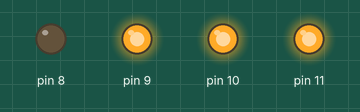
This sketch was run on a simulated Arduino Mega 2560, built with avr-gcc and run on an emulated ATmega2560. On the bench: output pins drawn as LEDs (lit = HIGH).

Above: at 0.5 s.
At 2.5 s:
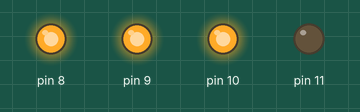
At 3.5 s:
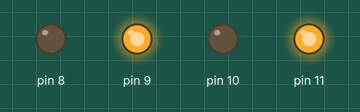
At 4.5 s:
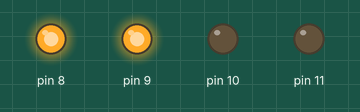
At 6.5 s:
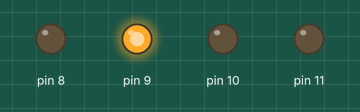
At 8.5 s:
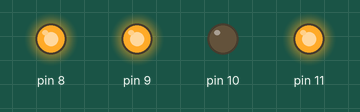
Timing chart, 0 to 9.1 s (numbered marks = the images above):
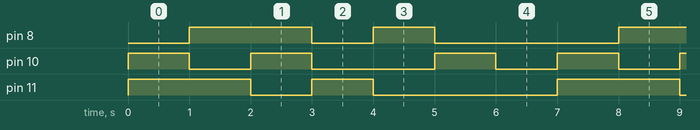

The sketch:

rgbled.ino
```cpp
#include "Pin.h"
#include "RgbLed.h"

OutputPin red(8);
PowerPin power(9);
OutputPin green(10);
OutputPin blue(11);

RgbLed<PowerPin> led(red, power, green, blue);

void setup()
{
    led.setup();
    Pin::ValidateSingleUsage();
    Component::CheckSetup();
}

void loop()
{
    constexpr int msdelay = 1000;
    led.red();
    delay(msdelay);
    led.green();
    delay(msdelay);
    led.blue();
    delay(msdelay);
    led.yellow();
    delay(msdelay);
    led.cyan();
    delay(msdelay);
    led.magenta();
    delay(msdelay);
    led.white();
    delay(msdelay);
}
```

Component.cpp
```cpp
#include "Component.h"


int Component::TotalInstantiated = 0;
int Component::TotalSetup = 0;

Component::Component()
{
    ++TotalInstantiated;
}

void Component::CheckSetup()
{
    assert(TotalInstantiated == TotalSetup);
}

void Component::setup() const
{
    ++TotalSetup;
}
```

Component.h
```cpp
#pragma once

#include <assert.h>


struct Component
{
    Component();
    static int TotalInstantiated;
    static int TotalSetup;
    static void CheckSetup();
    void setup() const;
};
```

Pin.cpp
```cpp
#include "Pin.h"


int Pin::Usage[MaxPin + 1] = {}; // initialize to 0
Pin::Pin(int pin) : Component(), pin(pin)
{
    assert(pin >= 0 and pin <= MaxPin);
    ++Usage[pin];
}
void Pin::ValidateSingleUsage()
{
    for(int i = 0; i <= MaxPin; ++i)
    {
        assert(Usage[i] == 1 or Usage[i] == 0);
    }
}


PowerPin::PowerPin(int pin) : Pin(pin) {}
void PowerPin::setup() const
{
    Component::setup();
    pinMode(pin, OUTPUT);
    digitalWrite(pin, HIGH);
}


GroundPin::GroundPin(int pin) : Pin(pin) {}
void GroundPin::setup() const
{
    Component::setup();
    pinMode(pin, OUTPUT);
    digitalWrite(pin, LOW);
}


InputPin::InputPin(int pin) : Pin(pin) {}
void InputPin::setup() const
{
    Component::setup();
    pinMode(pin, INPUT);
}


OutputPin::OutputPin(int pin) : Pin(pin) {}
void OutputPin::setup() const
{
    Component::setup();
    pinMode(pin, OUTPUT);
}
```

Pin.h
```cpp
#pragma once

#include <assert.h>

#include "Arduino.h"

#include "Component.h"


struct Pin : public Component
{
public:
    Pin(int pin);
    const int pin = -1;
    static void ValidateSingleUsage();
private:
    static constexpr int MaxPin = 40; // This may depend on your Arduino model.
    static int Usage[MaxPin + 1]; // zero-initialize.
};

struct PowerPin : public Pin
{
    PowerPin(int pin);
    void setup() const;
};

struct GroundPin : public Pin
{
    GroundPin(int pin);
    void setup() const;
};

struct InputPin : public Pin
{
    InputPin(int pin);
    void setup() const;
};

struct OutputPin : public Pin
{
    OutputPin(int pin);
    void setup() const;
};
```

RgbLed.cpp
```cpp
#include "RgbLed.h"


template <>
struct RgbLedSignal<PowerPin>
{
    using SignalType = decltype(LOW);
    static constexpr SignalType On  = LOW;
    static constexpr SignalType Off = HIGH;
};
template <>
struct RgbLedSignal<GroundPin>
{
    using SignalType = decltype(LOW);
    static constexpr SignalType On  = HIGH;
    static constexpr SignalType Off = LOW;
};


template <typename CommonPinType>
RgbLed<CommonPinType>::RgbLed(const OutputPin& r, const CommonPinType& p,
    const OutputPin& g, const OutputPin& b)
    : Component(), m_r(r), m_p(p), m_g(g), m_b(b) {}

template <typename CommonPinType>
void RgbLed<CommonPinType>::red() const
{
    set(On, Off, Off);
}
template <typename CommonPinType>
void RgbLed<CommonPinType>::green() const
{
    set(Off, On, Off);
}
template <typename CommonPinType>
void RgbLed<CommonPinType>::blue() const
{
    set(Off, Off, On);
}
template <typename CommonPinType>
void RgbLed<CommonPinType>::yellow() const
{
    set(On, On, Off);
}
template <typename CommonPinType>
void RgbLed<CommonPinType>::cyan() const
{
    set(Off, On, On);
}
template <typename CommonPinType>
void RgbLed<CommonPinType>::magenta() const
{
    set(On, Off, On);
}
template <typename CommonPinType>
void RgbLed<CommonPinType>::white() const
{
    set(On, On, On);
}
template <typename CommonPinType>
void RgbLed<CommonPinType>::off() const
{
    set(Off, Off, Off);
}

template <typename CommonPinType>
void RgbLed<CommonPinType>::setup() const
{
    Component::setup();
    m_r.setup();
    m_g.setup();
    m_b.setup();
    m_p.setup();
    off();
}

template <typename CommonPinType>
void RgbLed<CommonPinType>::set(SignalType rs, SignalType gs, SignalType bs) const
{
    digitalWrite(m_r.pin, rs);
    digitalWrite(m_g.pin, gs);
    digitalWrite(m_b.pin, bs);
}

template class RgbLed<PowerPin>;
template class RgbLed<GroundPin>;
```

RgbLed.h
```cpp
#pragma once

#include "Arduino.h"

#include "Component.h"
#include "Pin.h"


template <typename CommonPinType>
struct RgbLedSignal
{
    using SignalType = decltype(LOW);
    static constexpr SignalType On = LOW;
    static constexpr SignalType Off = HIGH;
};

template <typename CommonPinType>
class RgbLed : public Component
{
    using SignalType = decltype(LOW);
    static constexpr SignalType On  = RgbLedSignal<CommonPinType>::On;
    static constexpr SignalType Off = RgbLedSignal<CommonPinType>::Off;
public:
    RgbLed(const OutputPin& r, const CommonPinType& p,
        const OutputPin& g, const OutputPin& b);
    void setup() const;
    void set(SignalType r, SignalType g, SignalType b) const;
    void red() const;
    void green() const;
    void blue() const;
    void yellow() const;
    void cyan() const;
    void magenta() const;
    void white() const;
    void off() const;
private:
    const OutputPin& m_r;
    const CommonPinType& m_p;
    const OutputPin& m_g;
    const OutputPin& m_b;
};
```

Measured:
- by itself, pin 8: repeats every 7.0 s: LOW 1.0 s, HIGH 1.0 s, LOW 3.0 s, HIGH 2.0 s
- by itself, pin 10: repeats every 7.0 s: HIGH 1.0 s, LOW 2.0 s, 2 × (HIGH 1.0 s, LOW 1.0 s)
- by itself, pin 11: repeats every 7.0 s: HIGH 1.0 s, LOW 3.0 s, HIGH 2.0 s, LOW 1.0 s
